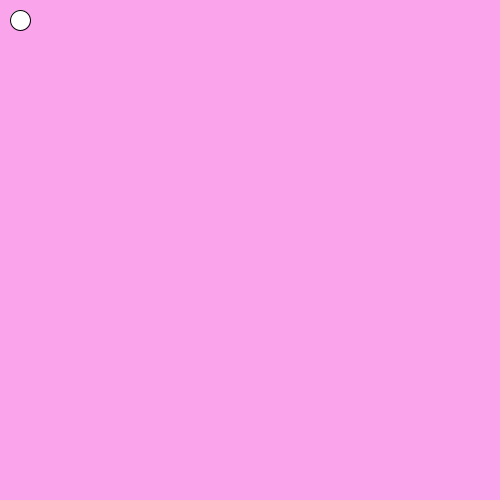
Frame 1 (no input)
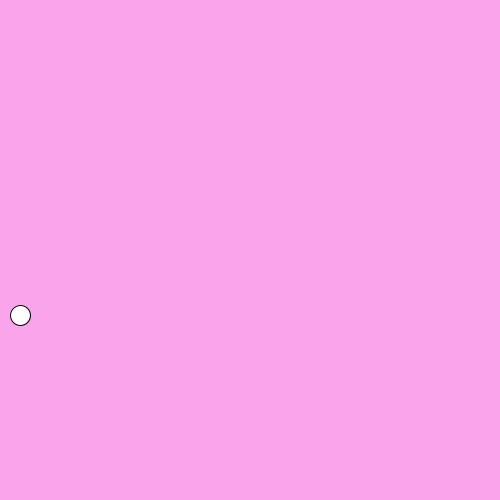
Frame 60 (the mouse pressed at the canvas centre just before this capture)
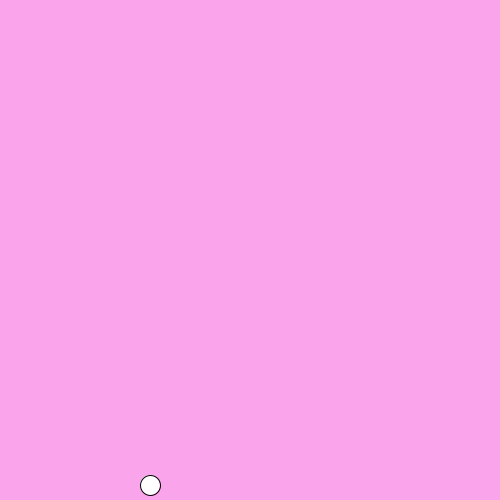
Frame 120 (the mouse held since frame 60 and released just before this capture)

The Processing sketch that drew these frames (run headless with seeded random() and noise(); from frame 60 on, the mouse is pressed at the canvas centre):

// Processing sketch: directional_ball
// ── directional_ball.pde
/*
Bea Monti
 6/28/22
 */
 

float x = 20;
float y = 20;

void setup() {
  size(500, 500);
}

void draw() {
  background(#FAA4EC);

  circle(x, y, 20);

  if (y <= 480 && x <= 20) {
    y = y + 5;
  } else if (y >= 480 && x < 480) {
    x = x + 5;
  } else if (x >= 480 && y > 20) {
    y = y -  5;
  } else if (y <= 20 && x > 20) {
    x = x - 5;
  }
}

// Move down:
// y = y + 5;
// Move right:
// x = x + 5;
// Move up:
// y = y - 5;
// Move left:
// x = x - 5;
